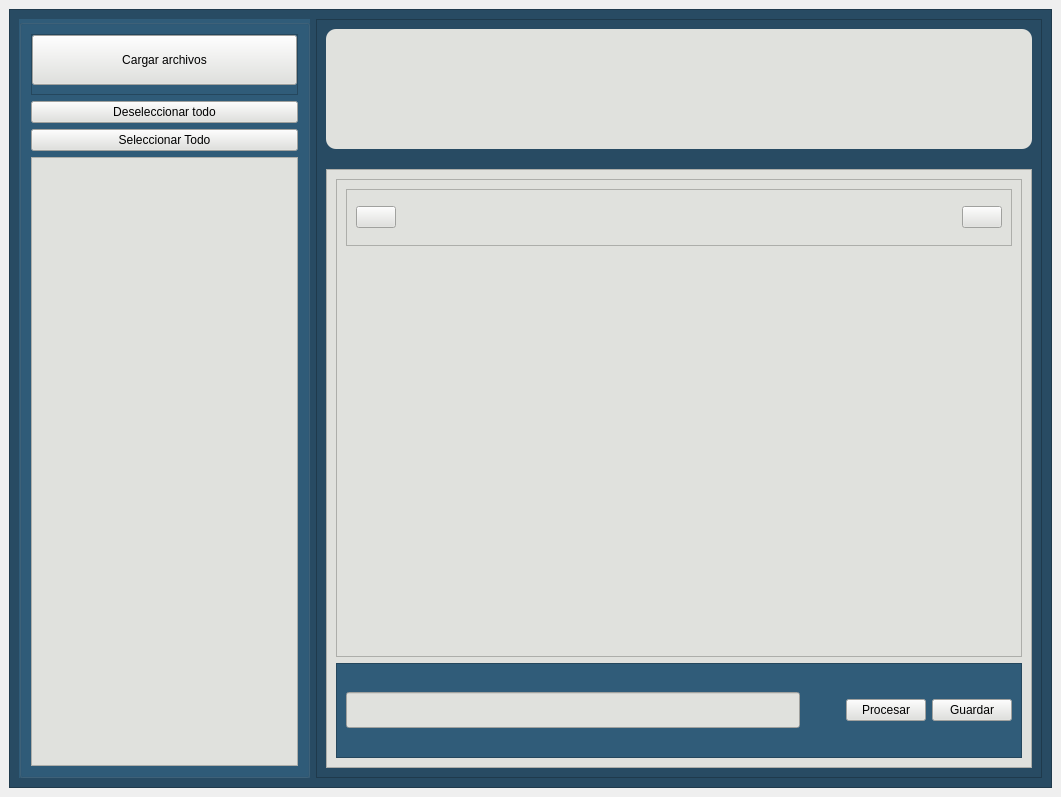
<?xml version="1.0" encoding="UTF-8"?>
<ui version="4.0">
 <class>MainWindow</class>
 <widget class="QMainWindow" name="MainWindow">
  <property name="geometry">
   <rect>
    <x>0</x>
    <y>0</y>
    <width>1061</width>
    <height>797</height>
   </rect>
  </property>
  <property name="windowTitle">
   <string>MainWindow</string>
  </property>
  <widget class="QWidget" name="centralwidget">
   <layout class="QVBoxLayout" name="verticalLayout">
    <item>
     <widget class="QFrame" name="frame">
      <property name="styleSheet">
       <string notr="true">background-color: rgb(40, 75, 99);</string>
      </property>
      <property name="frameShape">
       <enum>QFrame::StyledPanel</enum>
      </property>
      <property name="frameShadow">
       <enum>QFrame::Raised</enum>
      </property>
      <layout class="QHBoxLayout" name="horizontalLayout" stretch="2,5">
       <item>
        <widget class="QGroupBox" name="groupBox">
         <property name="styleSheet">
          <string notr="true">background-color: rgb(48, 92, 121);</string>
         </property>
         <property name="title">
          <string/>
         </property>
         <layout class="QVBoxLayout" name="verticalLayout_3" stretch="1,0,0,10">
          <item>
           <widget class="QFrame" name="frame_bar">
            <property name="frameShape">
             <enum>QFrame::StyledPanel</enum>
            </property>
            <property name="frameShadow">
             <enum>QFrame::Raised</enum>
            </property>
            <layout class="QHBoxLayout" name="horizontalLayout_2">
             <property name="spacing">
              <number>0</number>
             </property>
             <property name="leftMargin">
              <number>0</number>
             </property>
             <property name="topMargin">
              <number>0</number>
             </property>
             <property name="rightMargin">
              <number>0</number>
             </property>
             <item>
              <widget class="QPushButton" name="boton_cargar">
               <property name="sizePolicy">
                <sizepolicy hsizetype="Minimum" vsizetype="Expanding">
                 <horstretch>0</horstretch>
                 <verstretch>0</verstretch>
                </sizepolicy>
               </property>
               <property name="styleSheet">
                <string notr="true">background-color: rgb(224, 225, 221);</string>
               </property>
               <property name="text">
                <string>Cargar archivos</string>
               </property>
              </widget>
             </item>
            </layout>
           </widget>
          </item>
          <item>
           <widget class="QPushButton" name="boton_deseleccionar">
            <property name="styleSheet">
             <string notr="true">background-color: rgb(224, 225, 221);</string>
            </property>
            <property name="text">
             <string>Deseleccionar todo</string>
            </property>
           </widget>
          </item>
          <item>
           <widget class="QPushButton" name="boton_seleccionar_todo">
            <property name="styleSheet">
             <string notr="true">background-color: rgb(224, 225, 221);</string>
            </property>
            <property name="text">
             <string>Seleccionar Todo</string>
            </property>
           </widget>
          </item>
          <item>
           <widget class="QListWidget" name="lista_imagenes_cargadas">
            <property name="font">
             <font>
              <pointsize>18</pointsize>
             </font>
            </property>
            <property name="styleSheet">
             <string notr="true">background-color: rgb(224, 225, 221);</string>
            </property>
            <property name="uniformItemSizes">
             <bool>false</bool>
            </property>
           </widget>
          </item>
         </layout>
        </widget>
       </item>
       <item>
        <widget class="QFrame" name="frame_3">
         <property name="frameShape">
          <enum>QFrame::StyledPanel</enum>
         </property>
         <property name="frameShadow">
          <enum>QFrame::Raised</enum>
         </property>
         <layout class="QVBoxLayout" name="verticalLayout_2" stretch="1,5">
          <property name="spacing">
           <number>20</number>
          </property>
          <item>
           <widget class="QFrame" name="frame_2">
            <property name="styleSheet">
             <string notr="true">background-color: rgb(224, 225, 221);
border-radius: 10px;</string>
            </property>
            <property name="frameShape">
             <enum>QFrame::StyledPanel</enum>
            </property>
            <property name="frameShadow">
             <enum>QFrame::Raised</enum>
            </property>
            <layout class="QHBoxLayout" name="horizontalLayout_4">
             <item>
              <widget class="QLabel" name="label_nombre_archivo">
               <property name="font">
                <font>
                 <family>Segoe UI</family>
                 <pointsize>18</pointsize>
                </font>
               </property>
               <property name="text">
                <string/>
               </property>
              </widget>
             </item>
             <item>
              <spacer name="horizontalSpacer_2">
               <property name="orientation">
                <enum>Qt::Horizontal</enum>
               </property>
               <property name="sizeType">
                <enum>QSizePolicy::Fixed</enum>
               </property>
               <property name="sizeHint" stdset="0">
                <size>
                 <width>40</width>
                 <height>20</height>
                </size>
               </property>
              </spacer>
             </item>
             <item>
              <widget class="QLabel" name="label">
               <property name="sizePolicy">
                <sizepolicy hsizetype="Fixed" vsizetype="Fixed">
                 <horstretch>0</horstretch>
                 <verstretch>0</verstretch>
                </sizepolicy>
               </property>
               <property name="layoutDirection">
                <enum>Qt::LeftToRight</enum>
               </property>
               <property name="autoFillBackground">
                <bool>false</bool>
               </property>
               <property name="text">
                <string/>
               </property>
               <property name="pixmap">
                <pixmap resource="../../assets/iconos/iconos.qrc">:/assets e iconos/LOGO MADRE (1).png</pixmap>
               </property>
               <property name="scaledContents">
                <bool>true</bool>
               </property>
               <property name="alignment">
                <set>Qt::AlignRight|Qt::AlignTrailing|Qt::AlignVCenter</set>
               </property>
               <property name="wordWrap">
                <bool>true</bool>
               </property>
               <property name="margin">
                <number>0</number>
               </property>
               <property name="indent">
                <number>-1</number>
               </property>
              </widget>
             </item>
            </layout>
           </widget>
          </item>
          <item>
           <widget class="QFrame" name="frame_4">
            <property name="styleSheet">
             <string notr="true">background-color: rgb(224, 225, 221);</string>
            </property>
            <property name="frameShape">
             <enum>QFrame::StyledPanel</enum>
            </property>
            <property name="frameShadow">
             <enum>QFrame::Raised</enum>
            </property>
            <layout class="QVBoxLayout" name="verticalLayout_5" stretch="5,1">
             <item>
              <widget class="QFrame" name="frame_5">
               <property name="frameShape">
                <enum>QFrame::StyledPanel</enum>
               </property>
               <property name="frameShadow">
                <enum>QFrame::Raised</enum>
               </property>
               <layout class="QVBoxLayout" name="verticalLayout_4" stretch="1,7">
                <item>
                 <widget class="QFrame" name="frame_7">
                  <property name="frameShape">
                   <enum>QFrame::StyledPanel</enum>
                  </property>
                  <property name="frameShadow">
                   <enum>QFrame::Raised</enum>
                  </property>
                  <layout class="QHBoxLayout" name="horizontalLayout_5">
                   <item>
                    <widget class="QPushButton" name="boton_volver_imagen">
                     <property name="text">
                      <string/>
                     </property>
                     <property name="icon">
                      <iconset resource="../../assets/iconos/iconos.qrc">
                       <normaloff>:/assets e iconos/Chevron Right 2.png</normaloff>:/assets e iconos/Chevron Right 2.png</iconset>
                     </property>
                    </widget>
                   </item>
                   <item>
                    <spacer name="horizontalSpacer_3">
                     <property name="orientation">
                      <enum>Qt::Horizontal</enum>
                     </property>
                     <property name="sizeHint" stdset="0">
                      <size>
                       <width>40</width>
                       <height>20</height>
                      </size>
                     </property>
                    </spacer>
                   </item>
                   <item>
                    <widget class="QPushButton" name="boton_siguiente_imagen">
                     <property name="text">
                      <string/>
                     </property>
                     <property name="icon">
                      <iconset resource="../../assets/iconos/iconos.qrc">
                       <normaloff>:/assets e iconos/foward2.0.png</normaloff>:/assets e iconos/foward2.0.png</iconset>
                     </property>
                    </widget>
                   </item>
                  </layout>
                 </widget>
                </item>
                <item>
                 <widget class="QWidget" name="widget" native="true"/>
                </item>
               </layout>
              </widget>
             </item>
             <item>
              <widget class="QFrame" name="frame_6">
               <property name="styleSheet">
                <string notr="true">background-color: rgb(48, 92, 121);</string>
               </property>
               <property name="frameShape">
                <enum>QFrame::StyledPanel</enum>
               </property>
               <property name="frameShadow">
                <enum>QFrame::Raised</enum>
               </property>
               <layout class="QHBoxLayout" name="horizontalLayout_3">
                <item>
                 <widget class="QLineEdit" name="linea_edicion_texto">
                  <property name="font">
                   <font>
                    <family>Segoe UI</family>
                    <pointsize>18</pointsize>
                    <weight>50</weight>
                    <bold>false</bold>
                   </font>
                  </property>
                  <property name="styleSheet">
                   <string notr="true">background-color: rgb(224, 225, 221);</string>
                  </property>
                 </widget>
                </item>
                <item>
                 <spacer name="horizontalSpacer">
                  <property name="orientation">
                   <enum>Qt::Horizontal</enum>
                  </property>
                  <property name="sizeType">
                   <enum>QSizePolicy::Fixed</enum>
                  </property>
                  <property name="sizeHint" stdset="0">
                   <size>
                    <width>40</width>
                    <height>20</height>
                   </size>
                  </property>
                 </spacer>
                </item>
                <item>
                 <widget class="QPushButton" name="boton_procesar">
                  <property name="styleSheet">
                   <string notr="true">background-color: rgb(224, 225, 221);</string>
                  </property>
                  <property name="text">
                   <string>Procesar</string>
                  </property>
                 </widget>
                </item>
                <item>
                 <widget class="QPushButton" name="boton_guardar">
                  <property name="styleSheet">
                   <string notr="true">background-color: rgb(224, 225, 221);</string>
                  </property>
                  <property name="text">
                   <string>Guardar</string>
                  </property>
                 </widget>
                </item>
               </layout>
              </widget>
             </item>
            </layout>
           </widget>
          </item>
         </layout>
        </widget>
       </item>
      </layout>
     </widget>
    </item>
   </layout>
  </widget>
 </widget>
 <resources>
  <include location="../../assets/iconos/iconos.qrc"/>
 </resources>
 <connections/>
</ui>
